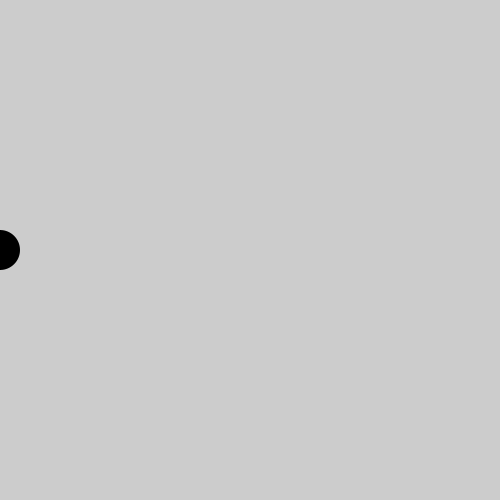
Frame 1 (no input)
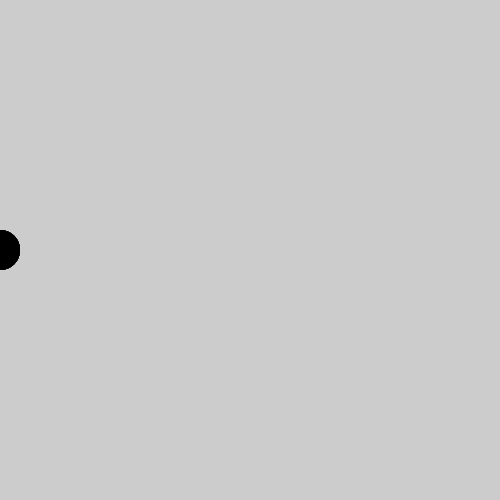
Frame 60 (the mouse pressed at the canvas centre just before this capture)
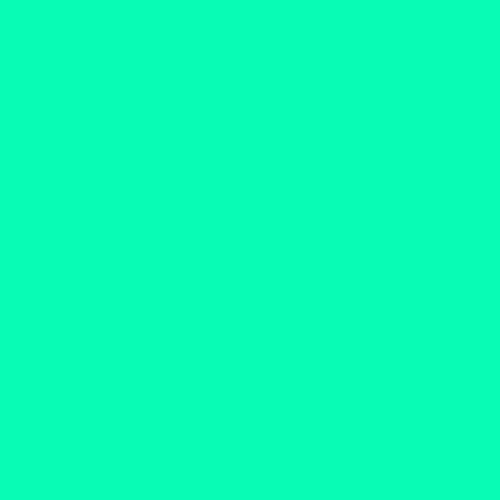
Frame 120 (the mouse held since frame 60 and released just before this capture)

The Processing sketch that drew these frames (run headless with seeded random() and noise(); from frame 60 on, the mouse is pressed at the canvas centre):

// Processing sketch: processing_170405
// ── processing_170405.pde

void setup () {
size(500,500);
noStroke();
rectMode(CENTER);
}
void draw (){
fill(200,10);
rect(width/2,height/2,width,height);
  fill(#08FCB5);
noStroke();
if(mousePressed) {
  rect(mouseX,mouseY,900,900);
}else {
  fill(0);
  ellipse(mouseX,250,40,40);

  
  
}
}
